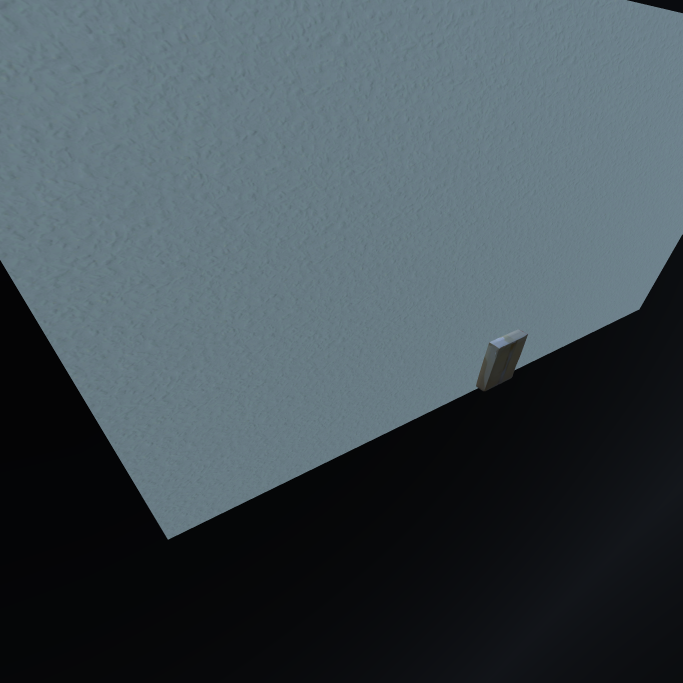
#> input picture cleanplanner/planscenes/blocks/replica_pov0.png, 2048 x 2048 px, given in place of ., which was not available (shown at 1/3 size)
$ python -i grid.py   (imports and definitions only)
#> lines starting #> are read from the running program, lines starting #| are printed output that depends on the picture; pictures that were not available may be replaced by others from this repository, and a replacement may not be noted
import os
from typing import Tuple
from tqdm import tqdm
from PIL import Image, ImageOps
import math

def transform(img):
    #return img
    # Identity transform for now
    return border(crop(img, (650,1275), (400, 1600)))

def crop(img: Image.Image, x: Tuple[int, int], y: Tuple[int, int]) -> Image.Image:
    """
    Crop an image using x and y coordinate ranges.

    Parameters:
        img: PIL.Image.Image — the input image
        x: Tuple[int, int] — horizontal pixel bounds (x_min, x_max)
        y: Tuple[int, int] — vertical pixel bounds (y_min, y_max)

    Returns:
        A cropped Image.
    """
    x_min, x_max = x
    y_min, y_max = y
    return img.crop((x_min, y_min, x_max, y_max))

def border(img: Image.Image, border_width: int=5) -> Image.Image:
    """
    Add a black border of given width to the image.

    Parameters:
        img: PIL.Image.Image — the input image
        border_width: int — thickness of the border in pixels

    Returns:
        A new image with the border added.
    """
    return ImageOps.expand(img, border=border_width, fill='black')

# [7 lines left out: function find_topdown_images, not called in this run]

def load_and_transform_images(paths):
    images = []
    for path in tqdm(paths):
        img = Image.open(path).convert("RGB")
#> img is the input picture: PIL image 2048x2048 RGB; mean R, G, B 66.4, 78.4, 84.6
        images.append(transform(img))
#> in crop, `return img.crop((x_min, y_min, x_max, y_max))`:
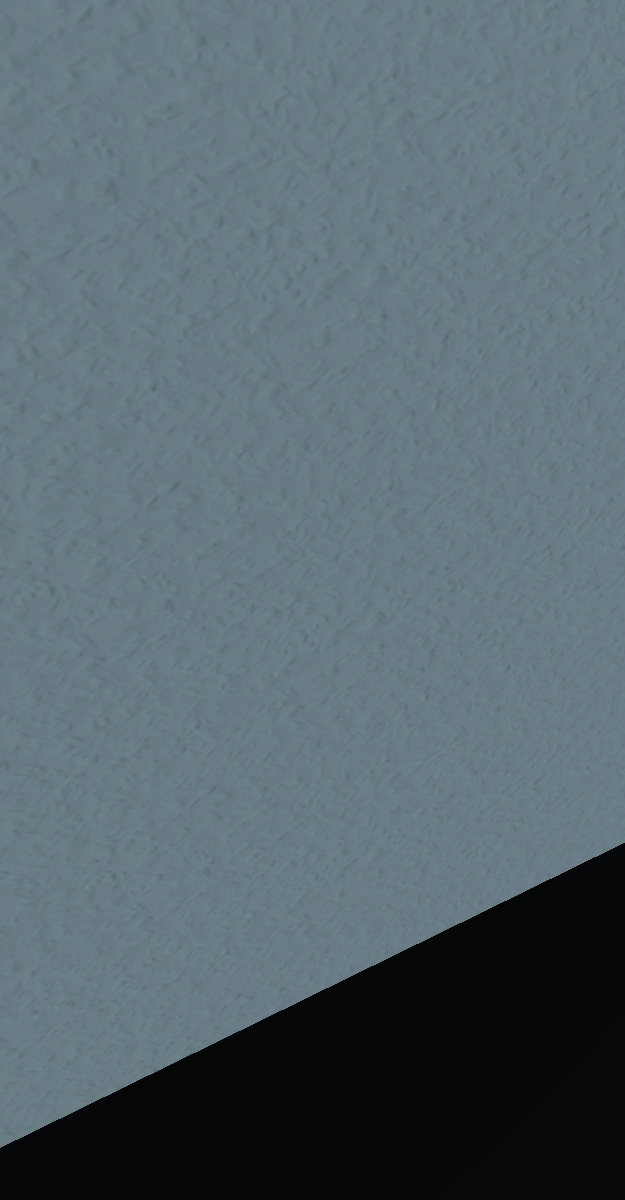
#> returned value: PIL image 625x1200 RGB; mean R, G, B 87.4, 103.4, 110.8
#> in border, `return ImageOps.expand(img, border=border_width, fill='black')`:
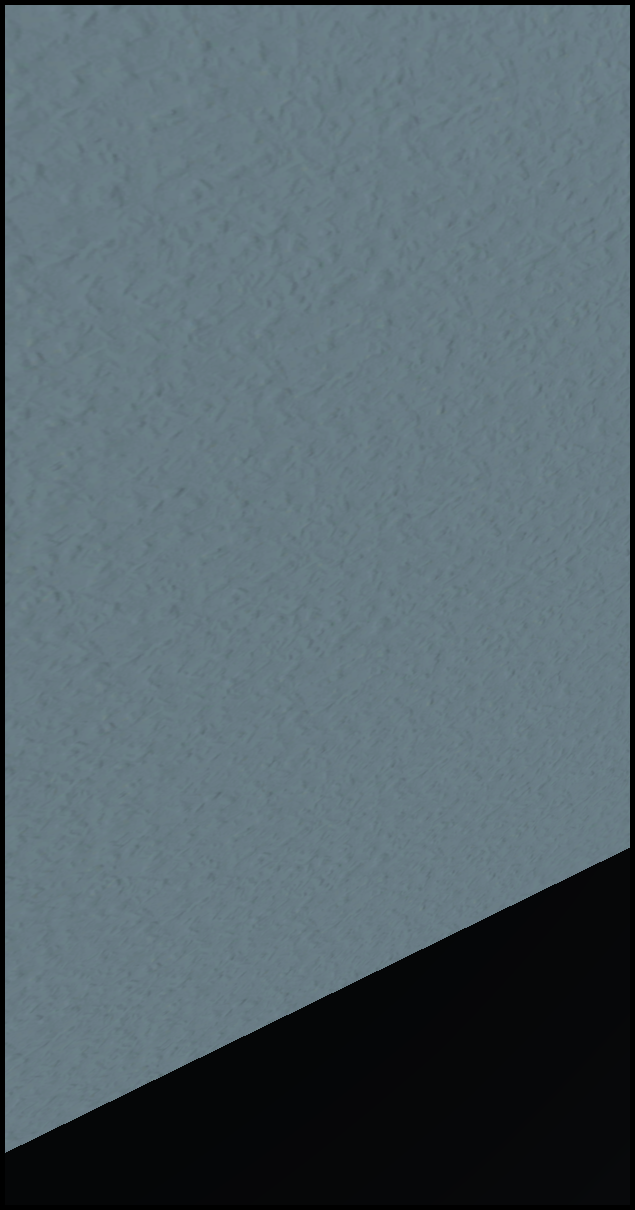
#> returned value: PIL image 635x1210 RGB; mean R, G, B 85.3, 100.9, 108.1
#> pass 3 of the loop in load_and_transform_images, `for path in tqdm(paths):`:
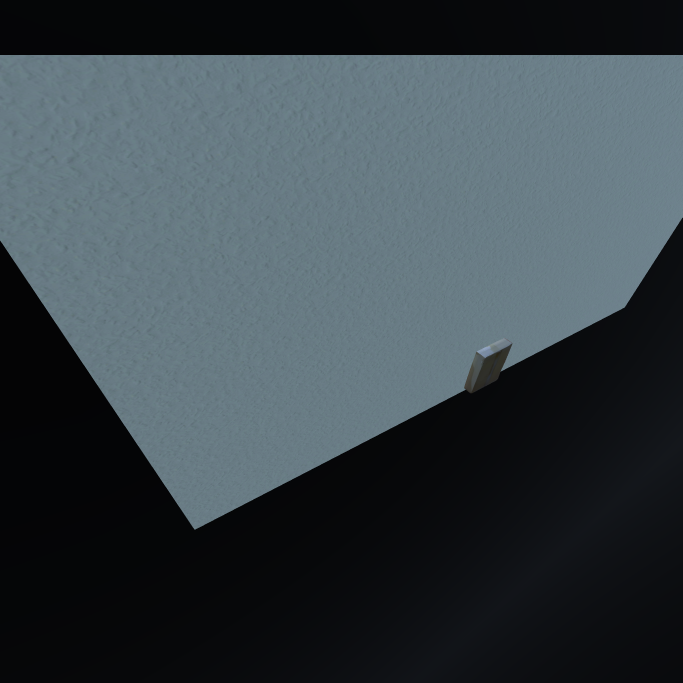
#> input picture cleanplanner/planscenes/blocks/replica_pov1.png, 2048 x 2048 px, given in place of , which was not available (shown at 1/3 size)
#> in load_and_transform_images, img is the input picture: PIL image 2048x2048 RGB; mean R, G, B 56.8, 67, 72.6
#> in crop (call 3), `return img.crop((x_min, y_min, x_max, y_max))`:
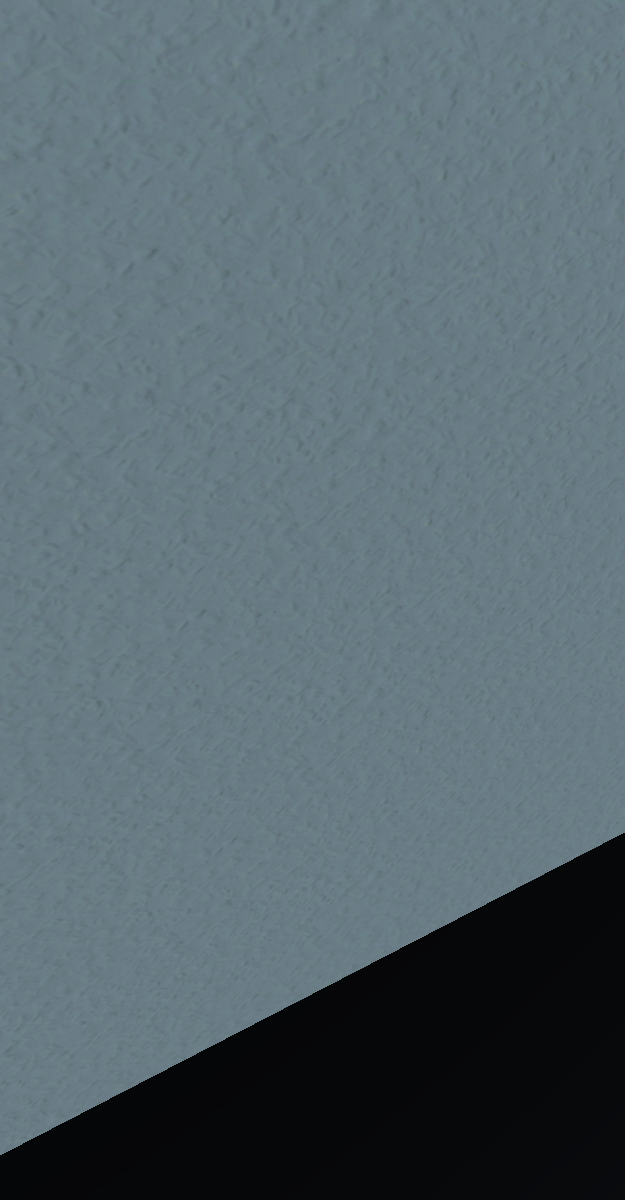
#> returned value: PIL image 625x1200 RGB; mean R, G, B 87.5, 103.4, 110.8
#> in border (call 3), `return ImageOps.expand(img, border=border_width, fill='black')`:
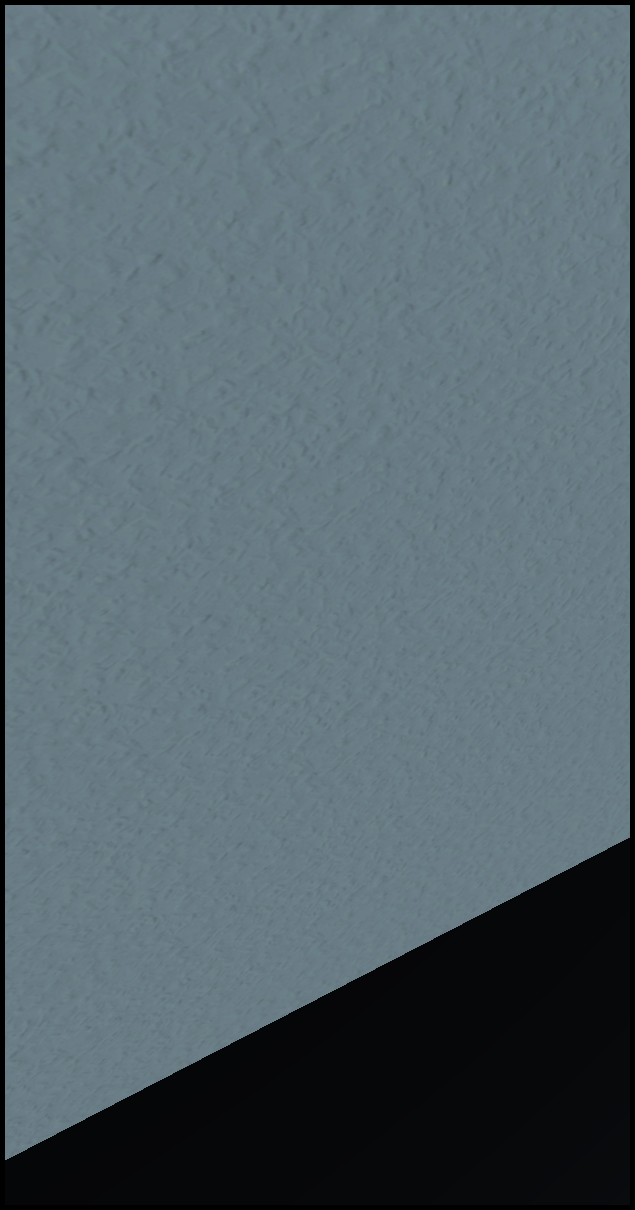
#> returned value: PIL image 635x1210 RGB; mean R, G, B 85.4, 100.9, 108.2
#> the loop made 5 passes; the first 3 are shown
    return images

# [40 lines left out: function create_image_grid, not called in this run]

# Example usage
# [8 lines not run here, left out]

#> (the run stopped early here; a loop or call above may not have finished)
